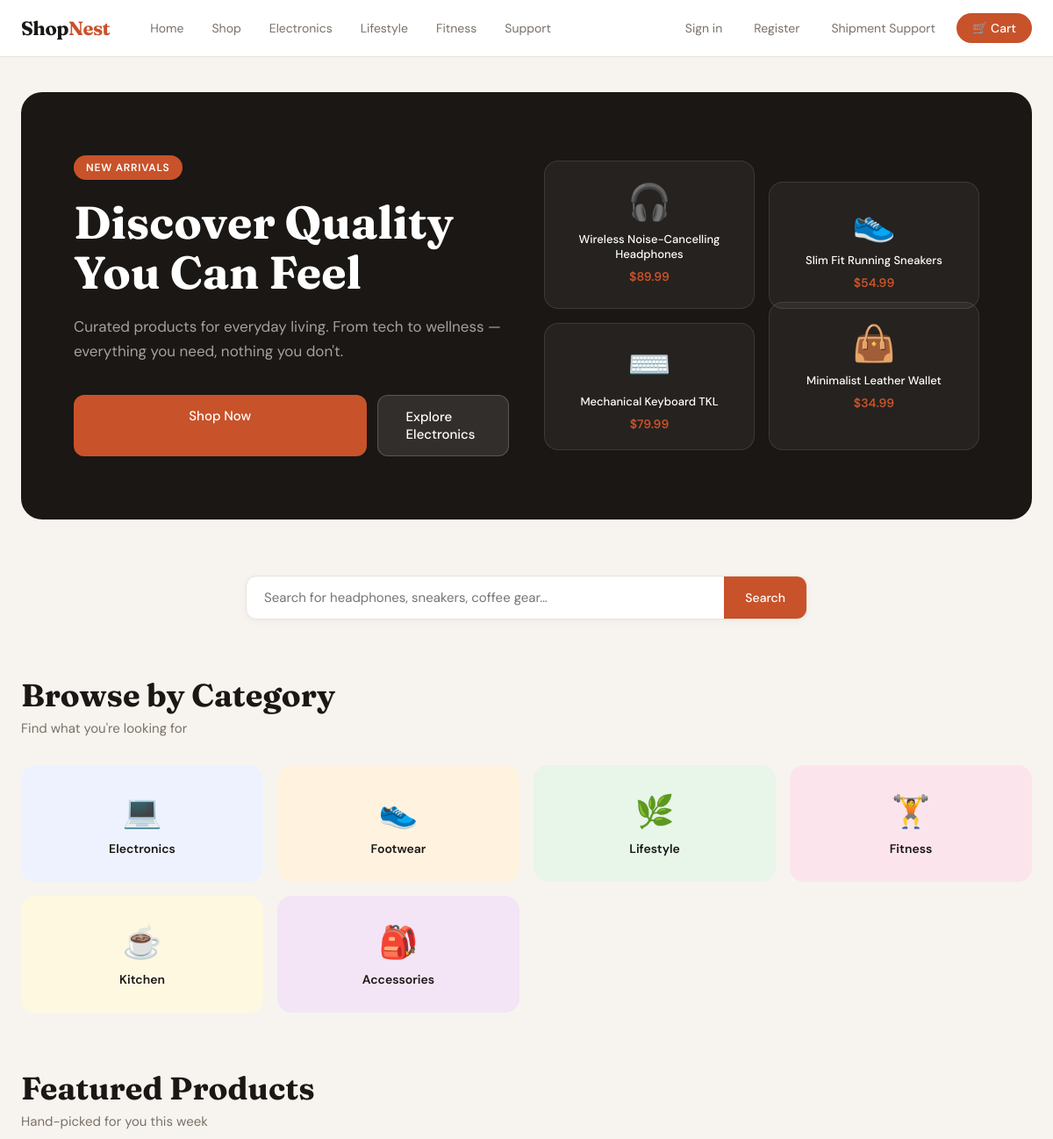
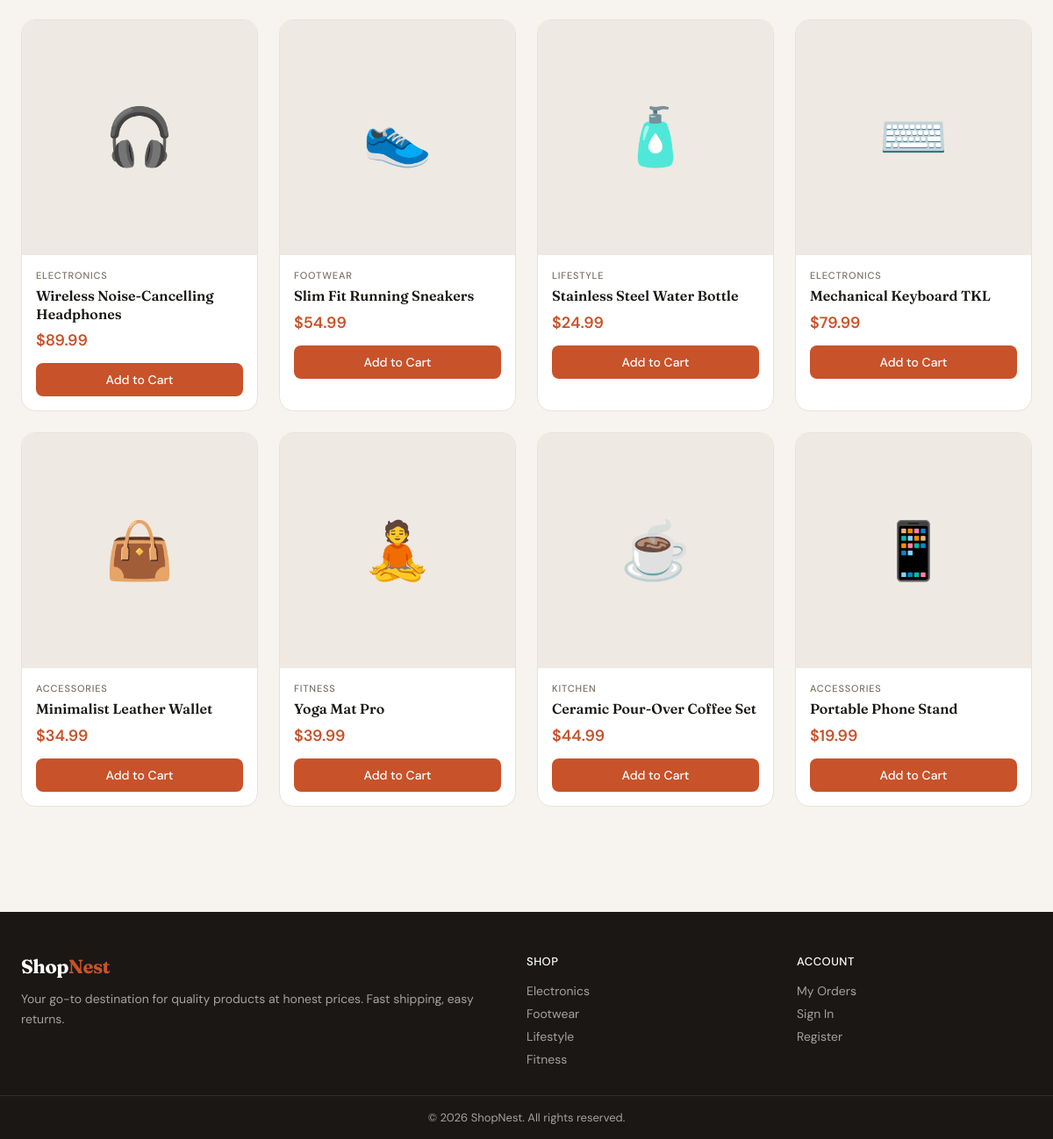
The page / on the database its author committed (2 pictures, top to bottom).
### tables this page shows
CREATE TABLE products (
        id INTEGER PRIMARY KEY AUTOINCREMENT,
        name TEXT,
        description TEXT,
        price REAL,
        category TEXT,
        image TEXT,
        stock INTEGER DEFAULT 100
    );

### index.php (the view, shortened to what this page needs)
<?php
require_once __DIR__ . '/layout.php';
$featured = $db->query("SELECT * FROM products ORDER BY RANDOM() LIMIT 4")->fetchAll(PDO::FETCH_ASSOC);
$icons = [
    'headphones' => '🎧', 'sneakers' => '👟', 'bottle' => '🧴',
    'keyboard' => '⌨️', 'wallet' => '👜', 'yogamat' => '🧘',
    'coffee' => '☕', 'stand' => '📱'
];
layoutHeader('Home');
?>
<main>
    <section style="
        background: var(--text);
        border-radius: 24px;
        padding: 72px 60px;
        margin-bottom: 64px;
        display: grid; grid-template-columns: 1fr 1fr; gap: 40px; align-items: center;
        overflow: hidden; position: relative;
    ">
        <div style="position:relative;z-index:1;">
            <div style="display:inline-block;background:var(--accent);color:#fff;font-size:12px;font-weight:600;letter-spacing:.8px;text-transform:uppercase;padding:6px 14px;border-radius:20px;margin-bottom:20px;">
                New Arrivals
            </div>
            <h1 style="font-family:'Fraunces',serif;font-size:52px;font-weight:700;color:#fff;line-height:1.1;margin-bottom:20px;">
                Discover Quality You Can Feel
            </h1>
            <p style="color:rgba(255,255,255,.6);font-size:17px;line-height:1.6;margin-bottom:36px;">
                Curated products for everyday living. From tech to wellness — everything you need, nothing you don't.
            </p>
            <div style="display:flex;gap:12px;">
                <a href="/products" class="btn btn-primary" style="padding:14px 32px;font-size:15px;border-radius:12px;">
                    Shop Now
                </a>
                <a href="/products?category=Electronics" class="btn" style="padding:14px 32px;font-size:15px;border-radius:12px;background:rgba(255,255,255,.1);color:#fff;border:1px solid rgba(255,255,255,.2);">
                    Explore Electronics
                </a>
            </div>
        </div>
        <div style="display:grid;grid-template-columns:1fr 1fr;gap:16px;">
            <?php foreach (array_slice($featured, 0, 4) as $i => $p): ?>
            <a href="/product?id=<?= $p['id'] ?>" style="
                background:rgba(255,255,255,.05);
                border:1px solid rgba(255,255,255,.1);
                border-radius:16px; padding:20px;
                display:flex;flex-direction:column;align-items:center;gap:8px;
                transition:background .2s;
                <?= $i === 1 ? 'margin-top:24px;' : '' ?>
                <?= $i === 3 ? 'margin-top:-24px;' : '' ?>
            " onmouseover="this.style.background='rgba(255,255,255,.1)'" onmouseout="this.style.background='rgba(255,255,255,.05)'">
                <div style="font-size:40px;"><?= $icons[$p['image']] ?? '📦' ?></div>
                <div style="color:#fff;font-size:13px;font-weight:500;text-align:center;"><?= htmlspecialchars($p['name']) ?></div>
                <div style="color:var(--accent);font-size:14px;font-weight:600;">$<?= number_format($p['price'], 2) ?></div>
            </a>
            <?php endforeach; ?>
        </div>
    </section>
    <section style="margin-bottom:64px;">
        <form action="/products" method="GET" class="search-bar" style="max-width:640px;margin:0 auto;">
            <input type="text" name="q" placeholder="Search for headphones, sneakers, coffee gear…">
            <button type="submit">Search</button>
        </form>
    </section>
    <section style="margin-bottom:64px;">
        <div class="page-header">
            <h1>Browse by Category</h1>
            <p>Find what you're looking for</p>
        </div>
        <div style="display:grid;grid-template-columns:repeat(4,1fr);gap:16px;">
            <?php
            $categories = [
                ['Electronics', '💻', '#EEF2FF'],
                ['Footwear', '👟', '#FFF3E0'],
                ['Lifestyle', '🌿', '#E8F5E9'],
                ['Fitness', '🏋️', '#FCE4EC'],
                ['Kitchen', '☕', '#FFF8E1'],
                ['Accessories', '🎒', '#F3E5F5'],
            ];
            foreach ($categories as [$cat, $icon, $color]):
            ?>
            <a href="/products?category=<?= urlencode($cat) ?>" style="
                background:<?= $color ?>;
                border-radius:16px; padding:28px 20px;
                display:flex;flex-direction:column;align-items:center;gap:10px;
                transition:transform .2s, box-shadow .2s;
                border: 1px solid transparent;
            " onmouseover="this.style.transform='translateY(-3px)';this.style.boxShadow='0 8px 24px rgba(0,0,0,.1)'"
               onmouseout="this.style.transform='';this.style.boxShadow=''">
                <div style="font-size:36px;"><?= $icon ?></div>
                <div style="font-weight:600;font-size:14px;"><?= $cat ?></div>
            </a>
            <?php endforeach; ?>
        </div>
    </section>
    <section>
        <div class="page-header">
            <h1>Featured Products</h1>
            <p>Hand-picked for you this week</p>
        </div>
        <div class="product-grid">
            <?php
            $products = $db->query("SELECT * FROM products LIMIT 8")->fetchAll(PDO::FETCH_ASSOC);
            foreach ($products as $p):
            ?>
            <div class="product-card">
                <a href="/product?id=<?= $p['id'] ?>">
                    <div class="product-img"><?= $icons[$p['image']] ?? '📦' ?></div>
                </a>
                <div class="product-body">
                    <div class="product-category"><?= htmlspecialchars($p['category']) ?></div>
                    <div class="product-name">
                        <a href="/product?id=<?= $p['id'] ?>"><?= htmlspecialchars($p['name']) ?></a>
                    </div>
                    <div class="product-price">$<?= number_format($p['price'], 2) ?></div>
                    <form method="POST" action="/cart">
                        <button type="submit" class="btn btn-primary">Add to Cart</button>
                    </form>
                </div>
            </div>
            <?php endforeach; ?>
        </div>
    </section>
</main>
<?php layoutFooter(); ?>

### layout.php (shortened to what this page needs)
<?php
function currentUser() {
    return $_SESSION['user'] ?? null;
}
function isAdmin() {
    return ($_SESSION['role'] ?? '') === 'admin';
}
function layoutHeader($title = 'ShopNest') {
    $user = currentUser();
?>
<!DOCTYPE html>
<html lang="en">
<head>
</head>
<body>
<nav>
    <div class="nav-inner">
        <a href="/index" class="nav-logo">Shop<span>Nest</span></a>
        <div class="nav-links">
            <a href="/">Home</a>
            <a href="/products">Shop</a>
            <a href="/products?category=Electronics">Electronics</a>
            <a href="/products?category=Lifestyle">Lifestyle</a>
            <a href="/products?category=Fitness">Fitness</a>
            <a href="/support">Support</a>
        </div>
        <div class="nav-actions">
            <?php if ($user): ?>
                <a href="/account">👤 <?= htmlspecialchars($user) ?></a>
                <?php if (isAdmin()): ?>
                    <a href="/admin">Admin</a>
                <?php endif; ?>
                <a href="/logout">Sign out</a>
            <?php else: ?>
                <a href="/login">Sign in</a>
                <a href="/register">Register</a>
                <a href="/support">Shipment Support</a>
            <?php endif; ?>
            <a href="/cart" class="cart-btn">
                🛒 Cart
            </a>
        </div>
    </div>
</nav>
<?php } ?>
<?php
function layoutFooter() {
?>
<footer>
    <div class="footer-inner">
        <div class="footer-brand">
            <div class="nav-logo">Shop<span style="color:#C8522A">Nest</span></div>
            <p>Your go-to destination for quality products at honest prices. Fast shipping, easy returns.</p>
        </div>
        <div class="footer-col">
            <h4>Shop</h4>
            <a href="/products?category=Electronics">Electronics</a>
            <a href="/products?category=Footwear">Footwear</a>
            <a href="/products?category=Lifestyle">Lifestyle</a>
            <a href="/products?category=Fitness">Fitness</a>
        </div>
        <div class="footer-col">
            <h4>Account</h4>
            <a href="/account">My Orders</a>
            <a href="/login">Sign In</a>
            <a href="/register">Register</a>
        </div>
    </div>
    <div class="footer-bottom">
        © <?= date('Y') ?> ShopNest. All rights reserved.
    </div>
</footer>
</body>
</html>
<?php } ?>

### layout.php (style rules this page uses)
*, *::before, *::after { box-sizing: border-box; margin: 0; padding: 0; }
:root { --bg: #F7F4EF; --surface: #FFFFFF; --border: #E8E2D9; --text: #1A1714; --muted: #7A7168; --accent: #C8522A; --accent-hover: #A8421F; --accent-light: #F5EDE8; --success: #2D6A4F; --tag-bg: #EEE9E2; }
body { font-family: 'DM Sans', sans-serif; background: var(--bg); color: var(--text); min-height: 100vh; font-size: 15px; }
a { color: inherit; text-decoration: none; }
nav { background: var(--surface); border-bottom: 1px solid var(--border); position: sticky; top: 0; z-index: 100; }
.nav-inner { max-width: 1200px; margin: 0 auto; padding: 0 24px; display: flex; align-items: center; gap: 32px; height: 64px; }
.nav-logo { font-family: 'Fraunces', serif; font-size: 22px; font-weight: 700; color: var(--text); letter-spacing: -0.5px; }
.nav-logo span { color: var(--accent); }
.nav-links { display: flex; gap: 4px; flex: 1; }
.nav-links a { padding: 6px 14px; border-radius: 20px; font-size: 14px; font-weight: 400; color: var(--muted); transition: all .15s; }
.nav-actions { display: flex; align-items: center; gap: 12px; }
.nav-actions a { font-size: 14px; color: var(--muted); padding: 6px 12px; border-radius: 8px; transition: all .15s; }
.cart-btn { background: var(--accent) !important; color: #fff !important; padding: 8px 18px !important; border-radius: 20px !important; font-weight: 500 !important; display: flex; align-items: center; gap: 6px; }
main { max-width: 1200px; margin: 0 auto; padding: 40px 24px; }
.search-bar { display: flex; gap: 0; background: var(--surface); border: 1px solid var(--border); border-radius: 12px; overflow: hidden; box-shadow: 0 2px 8px rgba(0,0,0,.04); }
.search-bar input { flex: 1; padding: 14px 20px; border: none; outline: none; font-family: 'DM Sans', sans-serif; font-size: 15px; background: transparent; color: var(--text); }
.search-bar button { padding: 14px 24px; background: var(--accent); border: none; cursor: pointer; color: #fff; font-size: 14px; font-weight: 500; font-family: 'DM Sans', sans-serif; transition: background .15s; }
.product-grid { display: grid; grid-template-columns: repeat(auto-fill, minmax(260px, 1fr)); gap: 24px; }
.product-card { background: var(--surface); border: 1px solid var(--border); border-radius: 16px; overflow: hidden; transition: box-shadow .2s, transform .2s; }
.product-img { width: 100%; aspect-ratio: 1; background: var(--tag-bg); display: flex; align-items: center; justify-content: center; font-size: 64px; }
.product-body { padding: 16px; }
.product-category { font-size: 11px; font-weight: 500; color: var(--muted); text-transform: uppercase; letter-spacing: .8px; margin-bottom: 6px; }
.product-name { font-family: 'Fraunces', serif; font-size: 16px; font-weight: 600; line-height: 1.3; margin-bottom: 8px; }
.product-price { font-size: 18px; font-weight: 600; color: var(--accent); margin-bottom: 14px; }
.btn { display: inline-block; padding: 10px 20px; border-radius: 8px; font-size: 14px; font-weight: 500; cursor: pointer; border: none; font-family: 'DM Sans', sans-serif; transition: all .15s; }
.btn-primary { background: var(--accent); color: #fff; width: 100%; text-align: center; }
.page-header { margin-bottom: 32px; }
.page-header h1 { font-family: 'Fraunces', serif; font-size: 36px; font-weight: 700; margin-bottom: 6px; }
.page-header p { color: var(--muted); }
footer { background: var(--text); color: rgba(255,255,255,.6); margin-top: 80px; }
.footer-inner { max-width: 1200px; margin: 0 auto; padding: 48px 24px 24px; display: grid; grid-template-columns: 2fr 1fr 1fr; gap: 40px; }
.footer-brand .nav-logo { color: #fff; margin-bottom: 12px; }
.footer-brand p { font-size: 14px; line-height: 1.6; }
.footer-col h4 { color: #fff; font-size: 13px; font-weight: 500; margin-bottom: 16px; letter-spacing: .5px; text-transform: uppercase; }
.footer-col a { display: block; font-size: 14px; margin-bottom: 8px; transition: color .15s; }
.footer-bottom { border-top: 1px solid rgba(255,255,255,.1); padding: 16px 24px; text-align: center; max-width: 1200px; margin: 0 auto; font-size: 13px; }

### rows shown on the page
products: image "🎧", name "Wireless Noise-Cancelling Headphones", price "89.99", category "ELECTRONICS"
products: image "👟", name "Slim Fit Running Sneakers", price "54.99", category "FOOTWEAR"
products: image "⌨️", name "Mechanical Keyboard TKL", price "79.99", category "ELECTRONICS"
products: image "👜", name "Minimalist Leather Wallet", price "34.99", category "ACCESSORIES"
products: image "🧴", category "LIFESTYLE", name "Stainless Steel Water Bottle", price "24.99"
products: image "🧘", category "FITNESS", name "Yoga Mat Pro", price "39.99"
products: image "☕", category "KITCHEN", name "Ceramic Pour-Over Coffee Set", price "44.99"
products: image "📱", category "ACCESSORIES", name "Portable Phone Stand", price "19.99"

### other values the page prints
$icon "💻"
$cat "Electronics"
$icon "👟"
$cat "Footwear"
$icon "🌿"
$cat "Lifestyle"
$icon "🏋️"
$cat "Fitness"
$icon "☕"
$cat "Kitchen"
$icon "🎒"
$cat "Accessories"
